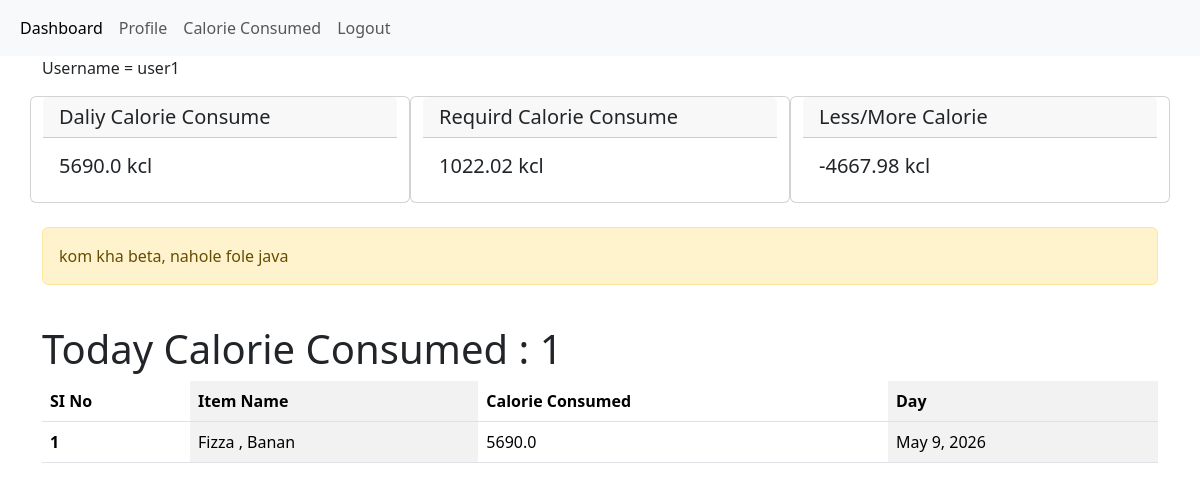
Page /dashboard-page/ (signed in) on the committed database.
### CaloryCounter/models.py (models this page shows, shortened)
class User(AbstractUser):
    def __str__(self):
        return f'{self.username}'

class CalorieModel(models.Model):
    item_name=models.CharField(max_length=100,null=True)
    Calorie_consumed=models.FloatField(null=True)
    created_at=models.DateField(auto_now_add=True,null=True)
    consumed_by=models.ForeignKey(User,on_delete=models.CASCADE,related_name='user_calorie',null=True)

### CaloryCounter/views.py (the view)
# urls.py: path('dashboard-page/',dashboard_page,name='dashboard_page'),
def dashboard_page(request):
    current_user=request.user
    try:
        bmr=round(current_user.user_info.bmr,2)
    except:
        bmr=0
    today=date.today()
    today_calorie_consume=CalorieModel.objects.filter(consumed_by=current_user,
                                                      created_at=today
                )
    total_calorie_consume=today_calorie_consume.aggregate(total=Sum('Calorie_consumed'),
                                                          total_count=Count('Calorie_consumed'))
    less_more=bmr-total_calorie_consume['total']
    if bmr>total_calorie_consume['total']:
        suggestion='Doya kore bisi kore khaw, nahole chikna hye jaba'
    else:
        suggestion='kom kha beta, nahole fole java'
    context={
        'requeid_calorie':bmr,
        'today_consumed_data':today_calorie_consume,
        'Consume_calorie':total_calorie_consume['total'],
        'total_count':total_calorie_consume['total_count'],
        'less_more':less_more,
        'suggestion':suggestion
    }
    return render(request,'Dashboard.html',context)

### CaloryCounter/templates/Dashboard.html (shortened to what this page needs)
{% extends "master/base.html" %}
{% block content %}
<div class="container">
    <p>Username = {{request.user.username}}</p>
 <div class="row">
<div class="card col-md-4" >
  <h5 class="card-header">Daliy Calorie Consume</h5>
  <div class="card-body">
    <h5 class="card-title">{{Consume_calorie}} kcl</h5>
  </div>
</div>
<div class="card col-md-4" >
  <h5 class="card-header">Requird Calorie Consume</h5>
  <div class="card-body">
    <h5 class="card-title">{{requeid_calorie}} kcl</h5>
  </div>
</div>
<div class="card col-md-4" >
  <h5 class="card-header">Less/More Calorie</h5>
  <div class="card-body">
    <h5 class="card-title">{{less_more}} kcl</h5>
  </div>
</div>
</div>
<br>
<div class="alert alert-warning" role="alert">
  {{suggestion}}
</div>
<br>
<h1>Today Calorie Consumed : {{total_count}}</h1>
<table class="table table-striped-columns">
  <thead>
    <tr>
      <th scope="col">SI No</th>
      <th scope="col">Item Name</th>
      <th scope="col">Calorie Consumed</th>
      <th scope="col">Day</th>
    </tr>
  </thead>
  <tbody>
    {% for data in today_consumed_data %}
    <tr>
      <th scope="row">{{forloop.counter}}</th>
      <td>{{data.item_name}}</td>
      <td>{{data.Calorie_consumed}}</td>
      <td>{{data.created_at}}</td>
    </tr>
    {% endfor %}
</tbody>
</table>
</div>
{% endblock content %}

### CaloryCounter/templates/master/base.html (shortened to what this page needs)
<!doctype html>
<html lang="en">
  <head>
    <link href="https://cdn.jsdelivr.net/npm/bootstrap@5.3.8/dist/css/bootstrap.min.css" rel="stylesheet">
  </head>
  <body>
    {% include "master/nav.html" %}
    {% block content %}
    {% endblock content %}
  </body>
</html>

### CaloryCounter/templates/master/nav.html
<nav class="navbar navbar-expand-lg bg-body-tertiary">
  <div class="container-fluid">
    <div class="collapse navbar-collapse" id="navbarNavAltMarkup">
      <div class="navbar-nav">
        {% if request.user.is_authenticated %}
        <a class="nav-link active" aria-current="page" href="{% url "dashboard_page" %}">Dashboard</a>
        <a class="nav-link" href="{% url "profile_page" %}">Profile</a>
        <a class="nav-link" href="{% url "calorie_consume" %}">Calorie Consumed</a>
        <a class="nav-link" href="{% url "signout_page" %}">Logout</a>
        {% else %}
        <a class="nav-link" href="{% url "login_page" %}">Login</a>
        <a class="nav-link" href="{% url "singup_page" %}">Registration</a>
        {% endif %}
      </div>
    </div>
  </div>
</nav>

### rows in the picture
User: user.username "user1"
CalorieModel: item_name "Fizza , Banan", Calorie_consumed "5690.0", created_at "May 9, 2026"

### other values in the picture
{{ Consume_calorie }} "5690.0"
{{ requeid_calorie }} "1022.02"
{{ less_more }} "-4667.98"
{{ suggestion }} "kom kha beta, nahole fole java"
{{ total_count }} "1"
